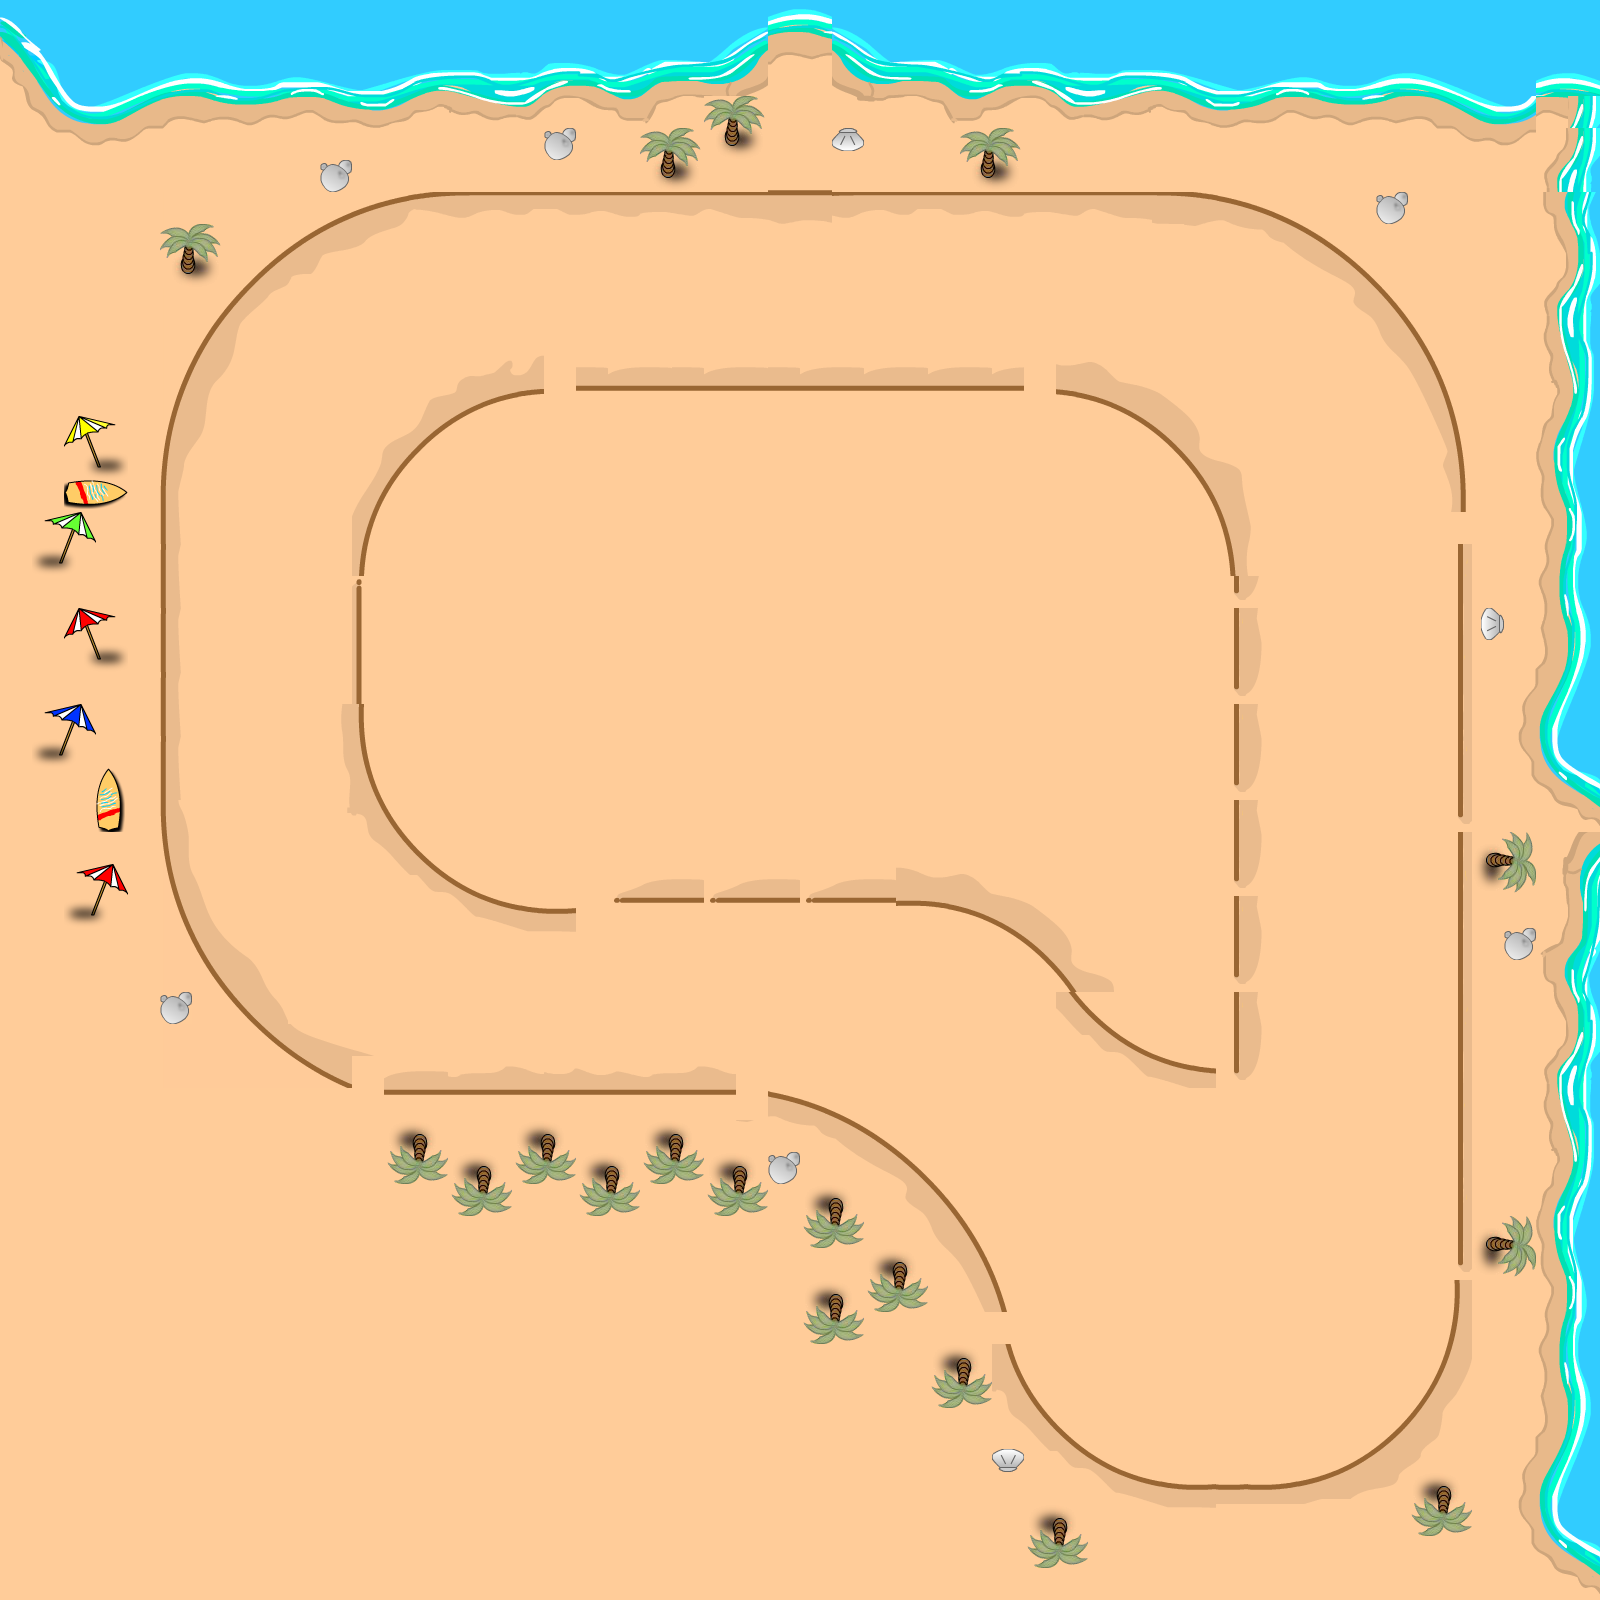

The image is a tile-based game level rendered from a .tmx file. Its description and source (layers, tilesets, objects; grid data summarised) follow:
An orthogonal 50x50 tile map with 32x32 px tiles, 2 tile layers (background, foreground) and 62 objects (CarSpawn).

<map version="1.0" orientation="orthogonal" renderorder="left-down" width="50" height="50" tilewidth="32" tileheight="32">
 <tileset firstgid="1" name="becah_track_tiles" tilewidth="32" tileheight="32">
  <image source="becah_track_tiles.png" width="1600" height="1600" />
 </tileset>
 <layer name="background" width="50" height="50">
  <data>[2500 cells, 2500 non-empty, 1 distinct tile ids]</data>
 </layer>
 <layer name="foreground" width="50" height="50">
  <data>[2500 cells, 1308 non-empty, 611 distinct tile ids]</data>
 </layer>
 <objectgroup name="Collision">
  <object x="1194" y="468.667">
   <polyline points="0,0 -39.3333,-40.6667 -99.3333,-70 -136,-78.6667 -133.333,-78.6667" />
  </object>
  <object x="1236" y="591.333">
   <polyline points="0,0 -11.3333,-66.6667 -42,-122.667" />
  </object>
  <object x="1237.33" y="609.333">
   <polyline points="0,0 0.666667,75.3333 0,76" />
  </object>
  <object x="1235.33" y="703.333">
   <polyline points="0,0 0.666667,80" />
  </object>
  <object x="1234.67" y="799.333">
   <polyline points="0,0 0.666667,80.6667" />
  </object>
  <object x="1238" y="895.333">
   <polyline points="0,0 -0.666667,81.3333" />
  </object>
  <object x="1235.33" y="990.667">
   <polyline points="0,0 0.666667,82" />
  </object>
  <object x="1215.33" y="1070.67">
   <polyline points="0,0 -44.6667,-7.33333 -91.3333,-29.3333 -121.333,-54 -143.333,-80 -180.667,-123.333 -227.333,-152.667 -270,-165.333 -322.667,-170 -403.333,-171.333 -406.667,-172.667" />
  </object>
  <object x="800" y="898">
   <polyline points="0,0 -88.6667,2" />
  </object>
  <object x="702.667" y="898.667">
   <polyline points="0,0 -88,0" />
  </object>
  <object x="576" y="910.667">
   <polyline points="0,0 -54,-2 -112,-22 -150.667,-50.6667 -184,-87.3333 -203.333,-125.333 -214.667,-170 -217.333,-221.333 -217.333,-258" />
  </object>
  <object x="358.667" y="650">
   <polyline points="0,0 0,-67.3333" />
  </object>
  <object x="362.667" y="573.333">
   <polyline points="0,0 2.66667,-32.6667 19.3333,-76.6667 42.6667,-112 73.3333,-142 118.667,-168.667 160.667,-182 179.333,-184" />
  </object>
  <object x="576.667" y="387.333">
   <polyline points="0,0 446,-0.666667" />
  </object>
  <object x="1005.33" y="1309.33">
   <polyline points="0,0 -34.6667,-74 -86.6667,-137.333 -147.333,-183.333 -206.667,-208.667 -237.333,-216.667" />
  </object>
  <object x="734" y="1090.67">
   <polyline points="0,0 -348.667,0.666667" />
  </object>
  <object x="349.333" y="1085.33">
   <polyline points="0,0 -43.3333,-21.3333 -75.3333,-45.3333 -112,-82.6667 -140,-118.667 -166,-169.333 -180,-220.667 -187.333,-281.333 -186,-326.667" />
  </object>
  <object x="164.667" y="755.333">
   <polyline points="0,0 -2,-287.333 14.6667,-359.333 44,-422.667 70.6667,-455.333" />
  </object>
  <object x="236.667" y="298.667">
   <polyline points="0,0 74,-64 145.333,-94.6667 197.333,-103.333 534,-106 819.333,-106.667" />
  </object>
  <object x="1058" y="191.333">
   <polyline points="0,0 136,1.33333 222.667,25.3333 287.333,66.6667 334.667,112 370.667,166 394,228.667 404,302.667 402.667,319.333" />
  </object>
  <object x="1459.33" y="544">
   <polyline points="0,0 -0.666667,270.667" />
  </object>
  <object x="1458.67" y="831.333">
   <polyline points="0,0 -0.666667,431.333" />
  </object>
  <object x="1455.33" y="1280.67">
   <polyline points="0,0 -4.66667,58.6667 -26.6667,110.667 -61.3333,153.333 -100,181.333 -134.667,196 -184,206.667 -223.333,204.667 -286,203.333 -323.333,195.333 -363.333,175.333 -409.333,134.667 -442,80.6667 -447.333,62" />
  </object>
 </objectgroup>
 <objectgroup name="MapMarks">
  <object x="1238.67" y="920.667">
   <polyline points="0,0 219.333,2" />
  </object>
  <object x="1236" y="574">
   <polyline points="0,0 220.667,-0.666667" />
  </object>
  <object x="1222.67" y="516.667">
   <polyline points="0,0 228,-96.6667" />
  </object>
  <object x="1170.67" y="440.667">
   <polyline points="0,0 167.333,-187.333" />
  </object>
  <object x="1100.67" y="398">
   <polyline points="0,0 8,-204.667" />
  </object>
  <object x="1130" y="414.667">
   <polyline points="0,0 95.3333,-212" />
  </object>
  <object x="1199.33" y="474.667">
   <polyline points="0,0 200,-158.667" />
  </object>
  <object x="1227.33" y="545.333">
   <polyline points="0,0 232,-54" />
  </object>
  <object x="1018" y="384.667">
   <polyline points="0,0 -0.666667,-191.333" />
  </object>
  <object x="535.333" y="387.333">
   <polyline points="0,0 1.33333,-192" />
  </object>
  <object x="492.667" y="400">
   <polyline points="0,0 -46,-204.667" />
  </object>
  <object x="445.333" y="420.667">
   <polyline points="0,0 -109.333,-198" />
  </object>
  <object x="412" y="452.667">
   <polyline points="0,0 -162,-164" />
  </object>
  <object x="382" y="488.667">
   <polyline points="0,0 -188,-122" />
  </object>
  <object x="362" y="563.333">
   <polyline points="0,0 -195.333,-7.33333" />
  </object>
  <object x="372" y="521.333">
   <polyline points="0,0 -203.333,-64.6667" />
  </object>
  <object x="362" y="742">
   <polyline points="0,0 -197.333,1.33333" />
  </object>
  <object x="367.333" y="767.333">
   <polyline points="0,0 -204,36.6667" />
  </object>
  <object x="384.667" y="809.333">
   <polyline points="0,0 -202,94" />
  </object>
  <object x="398" y="832">
   <polyline points="0,0 -178,142" />
  </object>
  <object x="421.333" y="854">
   <polyline points="0,0 -138.667,188.667" />
  </object>
  <object x="451.333" y="880.667">
   <polyline points="0,0 -62.6667,208.667" />
  </object>
  <object x="496.667" y="900">
   <polyline points="0,0 -26,188.667" />
  </object>
  <object x="544" y="910">
   <polyline points="0,0 -1.33333,178.667" />
  </object>
  <object x="788.667" y="900">
   <polyline points="0,0 -1.33333,194.667" />
  </object>
  <object x="874" y="898.667">
   <polyline points="0,0 -39.3333,210" />
  </object>
  <object x="963.333" y="910">
   <polyline points="0,0 -94.6667,216.667" />
  </object>
  <object x="1053.33" y="969.333">
   <polyline points="0,0 -134,198" />
  </object>
  <object x="1207.33" y="1068.67">
   <polyline points="0,0 -2.66667,414.667" />
  </object>
  <object x="1162" y="1061.33">
   <polyline points="0,0 -108,360.667" />
  </object>
  <object x="1116" y="1034.67">
   <polyline points="0,0 -122,236.667" />
  </object>
  <object x="1226.67" y="1070.67">
   <polyline points="0,0 132.667,380" />
  </object>
  <object x="1237.33" y="1071.33">
   <polyline points="0,0 206.667,272.667" />
  </object>
  <object x="1238.67" y="1056.67">
   <polyline points="0,0 214,183.333" />
  </object>
  <object x="1239.33" y="1044.67">
   <polyline points="0,0 215.333,93.3333" />
  </object>
  <object x="1238" y="1022">
   <polyline points="0,0 219.333,0" />
  </object>
  <object x="1238.67" y="1030">
   <polyline points="0,0 217.333,43.3333" />
  </object>
  <object x="1186.67" y="1067.33">
   <polyline points="0,0 -69.3333,398" />
  </object>
 </objectgroup>
 <objectgroup name="Positions">
  <object name="CarSpawn" x="1334.67" y="888.667" width="16.6667" height="14" />
 </objectgroup>
</map>